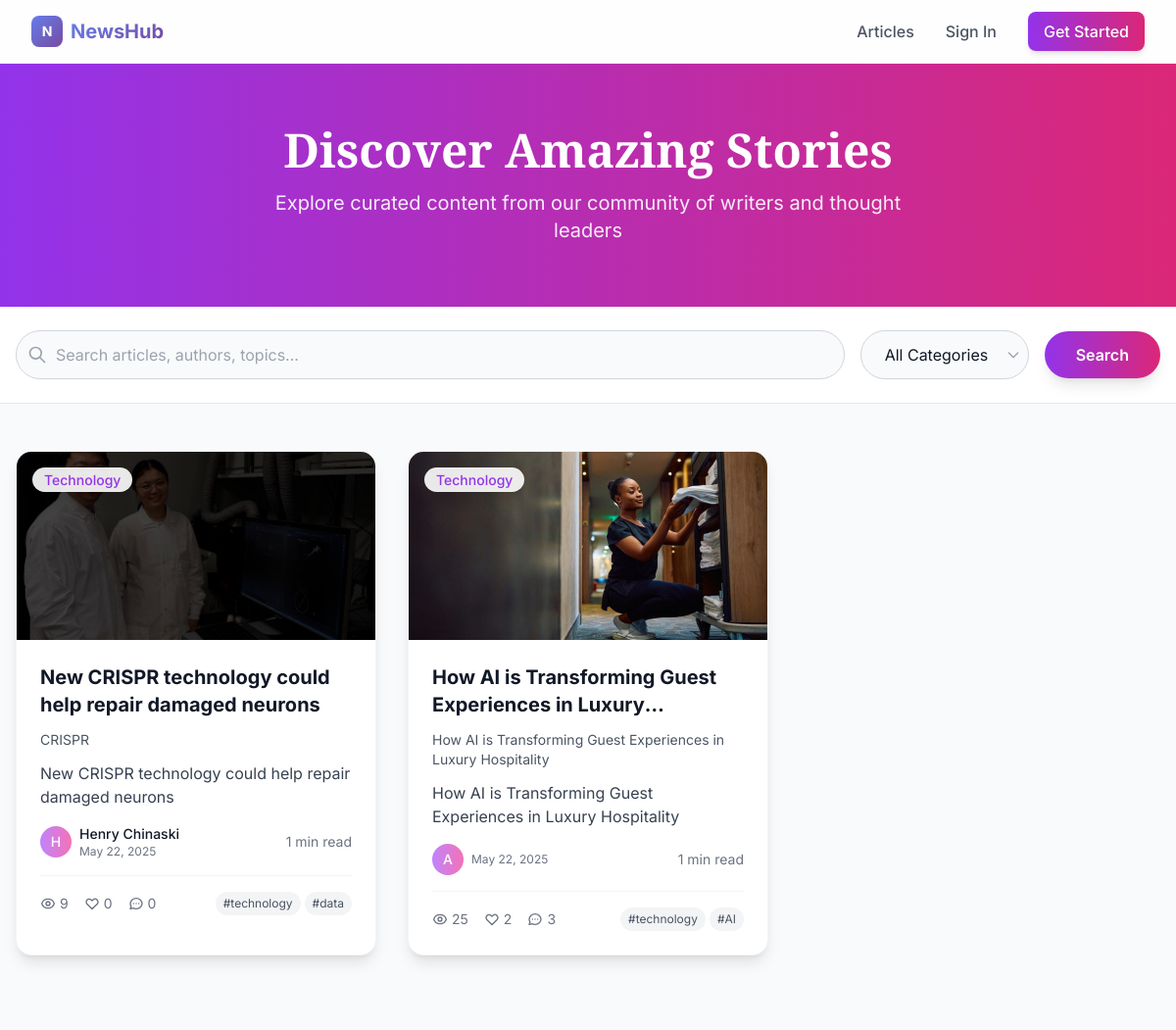
The app's page /articles/ with its own data.
### articles/models.py (models this page shows, shortened)
class Article(models.Model):
    STATUS_CHOICES = [
        ('draft', 'Draft'),
        ('published', 'Published'),
        ('archived', 'Archived'),
    ]
    title = models.CharField(max_length=200)
    slug = models.SlugField(max_length=200, unique=True, blank=True)
    subtitle = models.CharField(max_length=250, blank=True)
    content = models.TextField()
    excerpt = models.TextField(max_length=500, blank=True)
    featured_image = models.ImageField(upload_to='articles/', blank=True, null=True)
    author = models.ForeignKey(User, on_delete=models.CASCADE, related_name='articles')
    category = models.ForeignKey(Category, on_delete=models.SET_NULL, null=True, blank=True)
    tags = models.CharField(max_length=200, blank=True, help_text="Comma-separated tags")
    status = models.CharField(max_length=20, choices=STATUS_CHOICES, default='draft')
    created_at = models.DateTimeField(auto_now_add=True)
    updated_at = models.DateTimeField(auto_now=True)
    published_at = models.DateTimeField(null=True, blank=True)
    view_count = models.PositiveIntegerField(default=0)
    like_count = models.PositiveIntegerField(default=0)
    comment_count = models.PositiveIntegerField(default=0)
    reading_time = models.PositiveIntegerField(default=0, help_text="Estimated reading time in minutes")
    word_count = models.PositiveIntegerField(default=0)
    class Meta:
        ordering = ['-created_at']
        indexes = [
            models.Index(fields=['status', '-created_at']),
            models.Index(fields=['category', '-created_at']),
            models.Index(fields=['author', '-created_at']),
        ]
    def get_absolute_url(self):
        return reverse('article_detail', kwargs={'slug': self.slug})
    def get_tags_list(self):
        if self.tags:
            return [tag.strip() for tag in self.tags.split(',') if tag.strip()]
        return []

class Category(models.Model):
    name = models.CharField(max_length=100, unique=True)
    slug = models.SlugField(max_length=100, unique=True, blank=True)
    description = models.TextField(blank=True)
    created_at = models.DateTimeField(auto_now_add=True)
    class Meta:
        verbose_name_plural = "Categories"
        ordering = ['name']

### articles/views.py (the view, shortened to what this page needs)
# urls.py: path('', views.article_list, name='article_list'),
def article_list(request):
    articles = Article.objects.filter(status='published').select_related('author', 'category')
    search_query = request.GET.get('search')
    category_slug = request.GET.get('category')
    selected_category = None
    if category_slug:
        try:
            selected_category = Category.objects.get(slug=category_slug)
            articles = articles.filter(category=selected_category)
        except Category.DoesNotExist:
            pass
    paginator = Paginator(articles, 10)
    page_number = request.GET.get('page')
    articles = paginator.get_page(page_number)
    categories = Category.objects.all()
    context = {
        'articles': articles,
        'categories': categories,
        'search_query': search_query,
        'selected_category': selected_category,
    }
    return render(request, 'articles/article_list.html', context)

### templates/articles/article_list.html (shortened to what this page needs)
{% extends 'base.html' %}
{% block content %}
<section class="bg-gradient-to-r from-purple-600 to-pink-600 py-16">
    <div class="max-w-7xl mx-auto px-4 text-center text-white">
        <h1 class="text-4xl md:text-5xl font-display font-bold mb-4">
            Discover Amazing Stories
        </h1>
        <p class="text-xl text-white/90 max-w-2xl mx-auto">
            Explore curated content from our community of writers and thought leaders
        </p>
    </div>
</section>
<section class="bg-white border-b border-gray-200 sticky top-16 z-40">
    <div class="max-w-7xl mx-auto px-4 py-6">
        <form method="get" class="flex flex-col md:flex-row gap-4 items-center">
            <div class="flex-1 relative">
                <div class="absolute inset-y-0 left-0 pl-3 flex items-center pointer-events-none">
                </div>
                <input type="text" name="search" value="{{ search_query|default:'' }}"
                       placeholder="Search articles, authors, topics..."
                       class="w-full pl-10 pr-4 py-3 border border-gray-300 rounded-full focus:ring-2 focus:ring-purple-500 focus:border-transparent transition-all duration-200 bg-gray-50 focus:bg-white">
            </div>
            <div class="relative">
                <select name="category" class="appearance-none bg-gray-50 border border-gray-300 rounded-full px-6 py-3 pr-10 focus:ring-2 focus:ring-purple-500 focus:border-transparent transition-all duration-200 focus:bg-white">
                    <option value="">All Categories</option>
                </select>
                <div class="absolute inset-y-0 right-0 flex items-center px-2 pointer-events-none">
                </div>
            </div>
            <button type="submit" class="bg-gradient-to-r from-purple-600 to-pink-600 text-white px-8 py-3 rounded-full font-semibold hover:from-purple-700 hover:to-pink-700 transition-all duration-200 shadow-lg hover:shadow-xl hover:scale-105">
                Search
            </button>
        </form>
    </div>
</section>
<section class="py-12 bg-gray-50">
    <div class="max-w-7xl mx-auto px-4">
        {% if articles %}
            <div class="grid md:grid-cols-2 lg:grid-cols-3 gap-8">
                {% for article in articles %}
                    <article class="bg-white rounded-2xl shadow-lg card-hover overflow-hidden border border-gray-100 group">
                        <div class="relative overflow-hidden">
                            {% if article.featured_image %}
                                <img src="{{ article.featured_image.url }}" alt="{{ article.title }}"
                                     class="w-full h-48 object-cover group-hover:scale-105 transition-transform duration-300">
                            {% endif %}
                            {% if article.category %}
                                <div class="absolute top-4 left-4">
                                    <span class="bg-white/90 backdrop-blur-sm text-purple-600 px-3 py-1 rounded-full text-sm font-medium shadow-lg">
                                        {{ article.category.name }}
                                    </span>
                                </div>
                            {% endif %}
                        </div>
                        <div class="p-6">
                            <h2 class="text-xl font-bold text-gray-900 mb-3 line-clamp-2 group-hover:text-purple-600 transition-colors">
                                <a href="{{ article.get_absolute_url }}">
                                    {{ article.title }}
                                </a>
                            </h2>
                            {% if article.subtitle %}
                                <p class="text-gray-600 text-sm mb-3 line-clamp-2">{{ article.subtitle }}</p>
                            {% endif %}
                            <p class="text-gray-700 mb-4 line-clamp-3">{{ article.excerpt }}</p>
                            <div class="flex items-center justify-between mb-4">
                                <div class="flex items-center space-x-2">
                                    <div class="w-8 h-8 bg-gradient-to-r from-purple-400 to-pink-400 rounded-full flex items-center justify-center">
                                        <span class="text-white text-sm font-medium">
                                            {{ article.author.first_name.0|default:article.author.username.0|upper }}
                                        </span>
                                    </div>
                                    <div>
                                        <p class="text-sm font-medium text-gray-900">
                                            <a href="{% url 'public_profile' article.author.username %}" class="hover:text-purple-600 transition-colors">
                                                {{ article.author.first_name }} {{ article.author.last_name }}
                                            </a>
                                        </p>
                                        <p class="text-xs text-gray-500">{{ article.created_at|date:"M d, Y" }}</p>
                                    </div>
                                </div>
                                <div class="text-sm text-gray-500">
                                    {{ article.reading_time }} min read
                                </div>
                            </div>
                            <div class="flex items-center justify-between pt-4 border-t border-gray-100">
                                <div class="flex items-center space-x-4 text-sm text-gray-500">
                                    <span class="flex items-center">
                                        {{ article.view_count }}
                                    </span>
                                    <span class="flex items-center">
                                        <svg class="w-4 h-4 mr-1" fill="none" stroke="currentColor" viewBox="0 0 24 24">
                                            <path stroke-linecap="round" stroke-linejoin="round" stroke-width="2" d="M4.318 6.318a4.5 4.5 0 000 6.364L12 20.364l7.682-7.682a4.5 4.5 0 00-6.364-6.364L12 7.636l-1.318-1.318a4.5 4.5 0 00-6.364 0z"></path>
                                        </svg>
                                        {{ article.like_count }}
                                    </span>
                                    <span class="flex items-center">
                                        {{ article.comment_count }}
                                    </span>
                                </div>
                                {% if article.get_tags_list %}
                                    <div class="flex flex-wrap gap-1">
                                        {% for tag in article.get_tags_list|slice:":2" %}
                                            <span class="bg-gray-100 text-gray-600 px-2 py-1 rounded-full text-xs">
                                                #{{ tag }}
                                            </span>
                                        {% endfor %}
                                    </div>
                                {% endif %}
                            </div>
                        </div>
                    </article>
                {% endfor %}
            </div>
        {% endif %}
    </div>
</section>
{% endblock %}

### templates/base.html (shortened to what this page needs)
<!DOCTYPE html>
<html lang="en">
<head>
    <script src="https://cdn.tailwindcss.com"></script>
</head>
<body class="bg-gray-50 text-gray-900 min-h-screen">
    <nav class="bg-white/80 backdrop-blur-md border-b border-gray-200/50 sticky top-0 z-50">
        <div class="max-w-7xl mx-auto px-4 sm:px-6 lg:px-8">
            <div class="flex justify-between items-center h-16">
                <div class="flex items-center">
                    <a href="{% url 'home' %}" class="flex items-center space-x-2">
                        <div class="w-8 h-8 gradient-bg rounded-lg flex items-center justify-center">
                            <span class="text-white font-bold text-sm">N</span>
                        </div>
                        <span class="text-xl font-bold gradient-text">NewsHub</span>
                    </a>
                </div>
                <div class="hidden md:flex items-center space-x-8">
                    <a href="{% url 'article_list' %}" class="text-gray-600 hover:text-purple-600 font-medium transition-colors">
                        Articles
                    </a>
                    {% if user.is_authenticated %}
                        <a href="{% url 'article_create' %}" class="text-gray-600 hover:text-purple-600 font-medium transition-colors">
                            Write
                        </a>
                        <a href="{% url 'my_articles' %}" class="text-gray-600 hover:text-purple-600 font-medium transition-colors">
                            My Articles
                        </a>
                        <a href="{% url 'analytics_dashboard' %}" class="text-gray-600 hover:text-purple-600 font-medium transition-colors">
                            Analytics
                        </a>
                        <div class="relative group">
                            <button class="flex items-center space-x-2 text-gray-600 hover:text-purple-600 font-medium">
                                <div class="w-8 h-8 bg-gradient-to-r from-purple-400 to-pink-400 rounded-full flex items-center justify-center">
                                    <span class="text-white text-sm font-medium">
                                        {{ user.first_name.0|default:user.username.0|upper }}
                                    </span>
                                </div>
                                <span>{{ user.first_name|default:user.username }}</span>
                                <svg class="w-4 h-4" fill="none" stroke="currentColor" viewBox="0 0 24 24">
                                    <path stroke-linecap="round" stroke-linejoin="round" stroke-width="2" d="M19 9l-7 7-7-7"></path>
                                </svg>
                            </button>
                            <div class="absolute right-0 mt-2 w-48 bg-white rounded-lg shadow-lg border border-gray-200 opacity-0 invisible group-hover:opacity-100 group-hover:visible transition-all duration-200">
                                <div class="py-2">
                                    <a href="{% url 'profile' %}" class="block px-4 py-2 text-gray-700 hover:bg-gray-100 transition-colors">
                                        Profile Settings
                                    </a>
                                    <form method="post" action="{% url 'logout' %}" class="block">
                                        {% csrf_token %}
                                        <button type="submit" class="w-full text-left px-4 py-2 text-gray-700 hover:bg-gray-100 transition-colors">
                                            Sign Out
                                        </button>
                                    </form>
                                </div>
                            </div>
                        </div>
                    {% else %}
                        <a href="{% url 'login' %}" class="text-gray-600 hover:text-purple-600 font-medium transition-colors">
                            Sign In
                        </a>
                        <a href="{% url 'register' %}" class="bg-gradient-to-r from-purple-600 to-pink-600 text-white px-4 py-2 rounded-lg font-medium hover:from-purple-700 hover:to-pink-700 transition-all duration-200 shadow-md hover:shadow-lg">
                            Get Started
                        </a>
                    {% endif %}
                </div>
            </div>
        </div>
    </nav>
    <main class="min-h-screen">
        {% block content %}
        {% endblock %}
    </main>
</body>
</html>

### templates/base.html (style rules this page uses)
body { font-family: 'Inter', sans-serif; }
.font-display { font-family: 'Playfair Display', serif; }
* { transition: all 0.2s ease; }
.gradient-bg { background: linear-gradient(135deg, #667eea 0%, #764ba2 100%); }
.gradient-text { background: linear-gradient(135deg, #667eea 0%, #764ba2 100%); -webkit-background-clip: text; -webkit-text-fill-color: transparent; background-clip: text; }
.card-hover { transition: all 0.3s cubic-bezier(0.4, 0, 0.2, 1); }

### records on screen
Article: featured_image (picture), category.name "Technology", title "New CRISPR technology could help repair damaged neurons", subtitle "CRISPR", excerpt "New CRISPR technology could help repair damaged neurons", author.first_name.0 "H", author.first_name "Henry", author.last_name "Chinaski", created_at "May 22, 2025", reading_time "1", view_count "9", like_count "0", comment_count "0", get_tags_list "technology" "data"
Article: featured_image (picture), category.name "Technology", title "How AI is Transforming Guest Experiences in…", subtitle "How AI is Transforming Guest Experiences in Luxury Hospitality", excerpt "How AI is Transforming Guest Experiences in Luxury Hospitality", author.first_name.0 "A", created_at "May 22, 2025", reading_time "1", view_count "25", like_count "2", comment_count "3", get_tags_list "technology" "AI"
